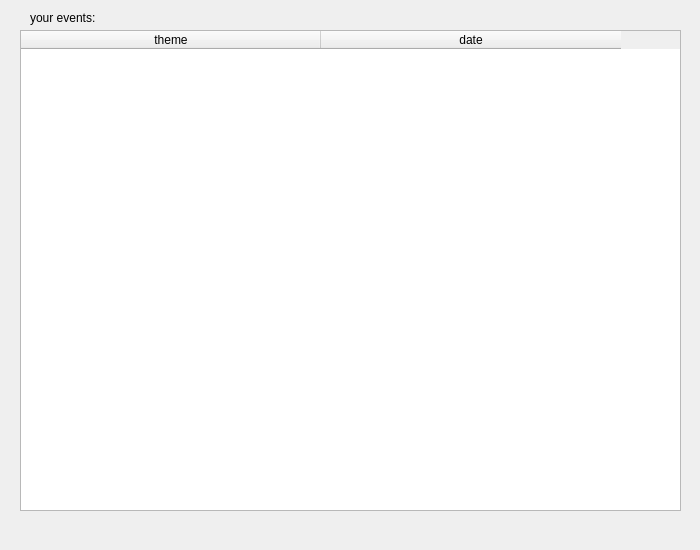
<?xml version="1.0" encoding="UTF-8"?>
<ui version="4.0">
 <class>speaker_window</class>
 <widget class="QMainWindow" name="speaker_window">
  <property name="geometry">
   <rect>
    <x>0</x>
    <y>0</y>
    <width>700</width>
    <height>550</height>
   </rect>
  </property>
  <property name="sizePolicy">
   <sizepolicy hsizetype="Fixed" vsizetype="Fixed">
    <horstretch>0</horstretch>
    <verstretch>0</verstretch>
   </sizepolicy>
  </property>
  <property name="minimumSize">
   <size>
    <width>700</width>
    <height>550</height>
   </size>
  </property>
  <property name="maximumSize">
   <size>
    <width>700</width>
    <height>550</height>
   </size>
  </property>
  <property name="windowTitle">
   <string>your library</string>
  </property>
  <widget class="QWidget" name="centralwidget">
   <widget class="QTableWidget" name="tableWidget">
    <property name="geometry">
     <rect>
      <x>20</x>
      <y>30</y>
      <width>661</width>
      <height>481</height>
     </rect>
    </property>
    <attribute name="horizontalHeaderDefaultSectionSize">
     <number>300</number>
    </attribute>
    <column>
     <property name="text">
      <string>theme</string>
     </property>
    </column>
    <column>
     <property name="text">
      <string>date</string>
     </property>
    </column>
   </widget>
   <widget class="QLabel" name="label">
    <property name="geometry">
     <rect>
      <x>30</x>
      <y>10</y>
      <width>91</width>
      <height>16</height>
     </rect>
    </property>
    <property name="text">
     <string>your events:</string>
    </property>
   </widget>
  </widget>
 </widget>
 <resources/>
 <connections/>
</ui>
